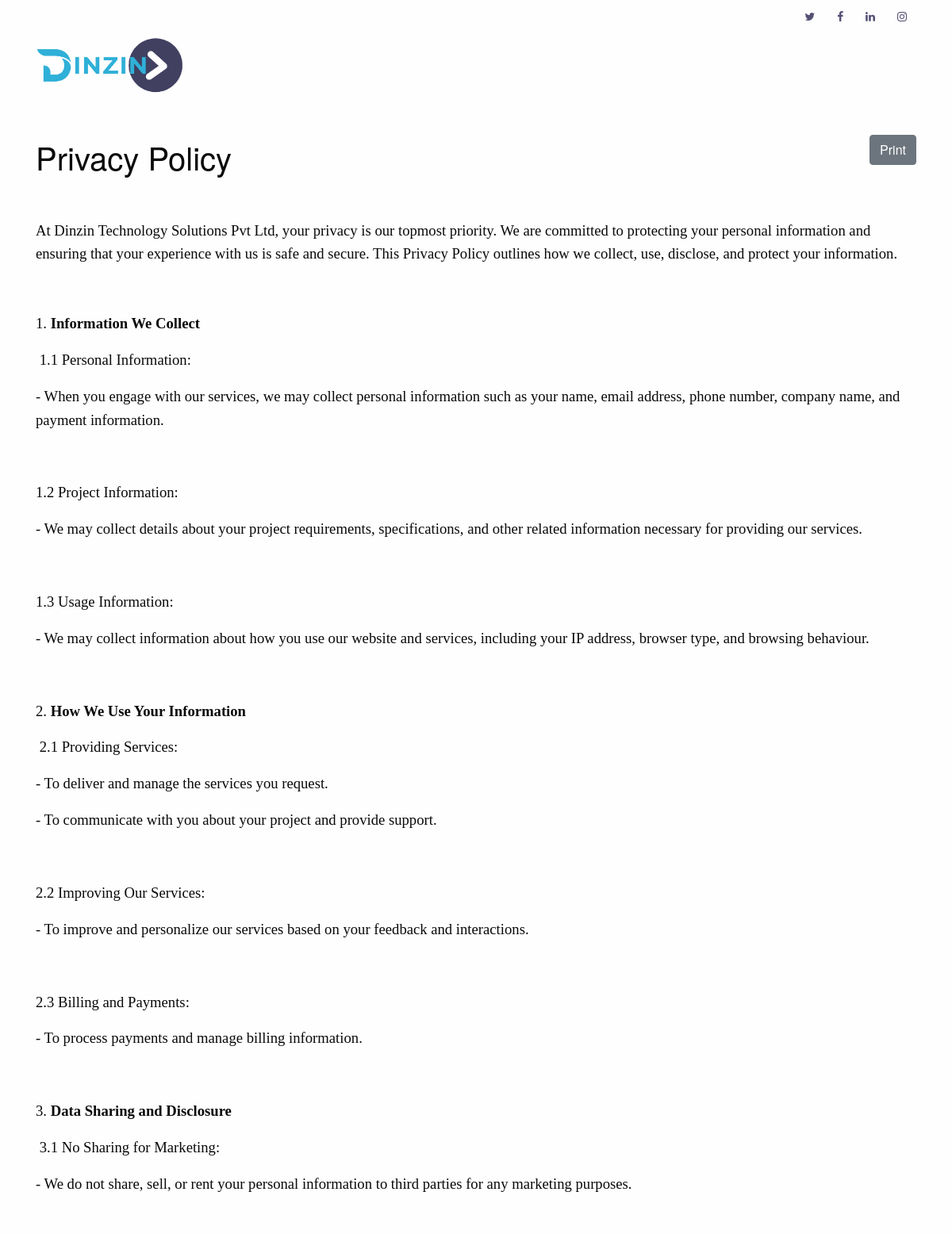
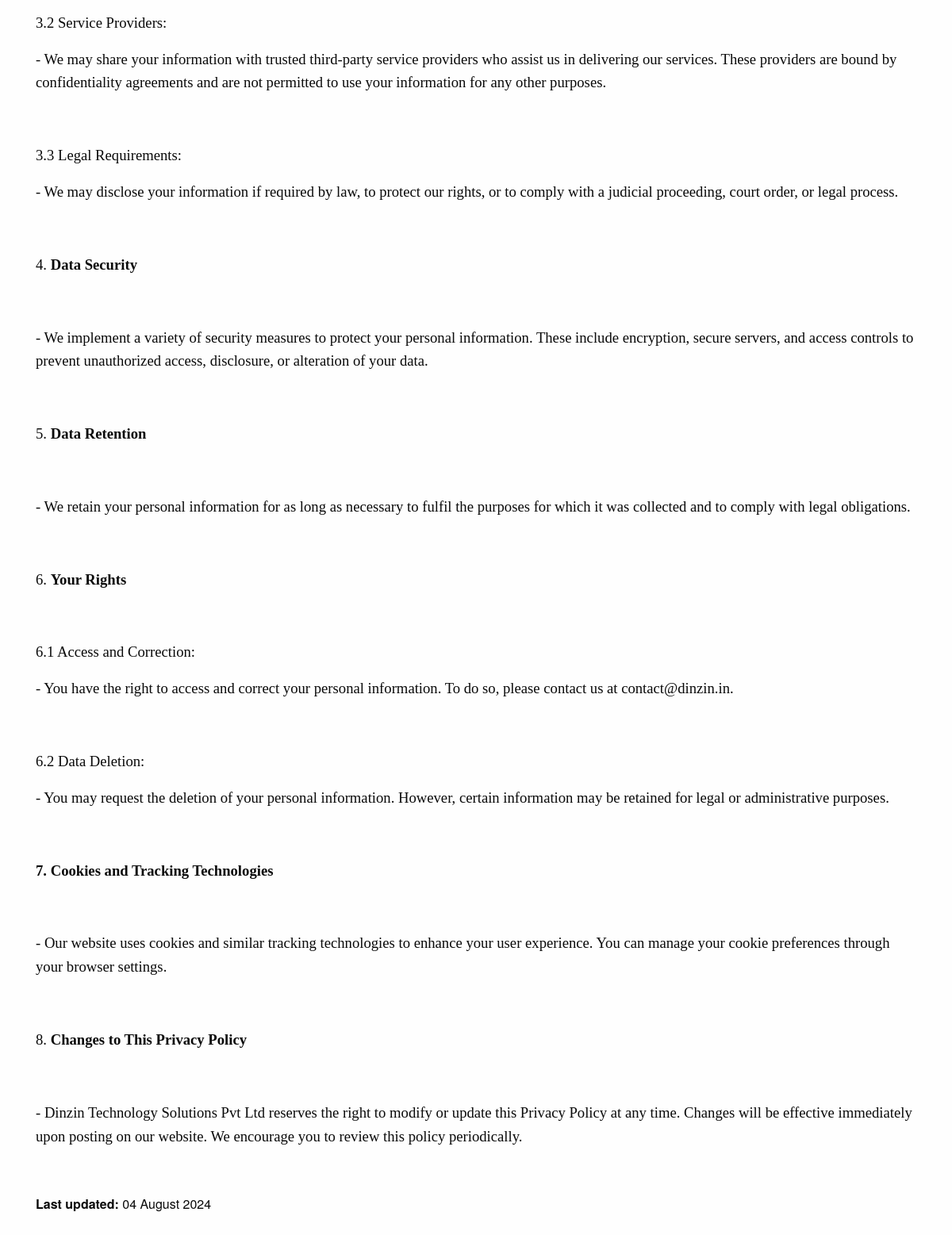
Page /legal/privacy-policy/index.php on the committed database (2 pictures, top to bottom).
### tables this page shows
CREATE TABLE `legal` (
  `id` int(11) NOT NULL,
  `title` varchar(255) NOT NULL,
  `content` text NOT NULL,
  `created` datetime NOT NULL DEFAULT current_timestamp(),
  `updated` datetime NOT NULL DEFAULT current_timestamp(),
  `publish` tinyint(4) NOT NULL DEFAULT 1
);

### server/autoload.php (called while the page is built, shortened)
<?php
spl_autoload_register(function ($class) {
    $file = __DIR__ .'/' . str_replace('\\', '/', $class) . '.php';
});
?>

### server/classes/Database.php (called while the page is built, shortened)
<?php
class Database
{
    private $pdo;
    public function __construct() {
        $path = $path = $_SERVER['DOCUMENT_ROOT'];
        $config = EnvParser::parse($path."/.env");
        try {
            $this->pdo = new PDO(
                "mysql:host={$config['DB_HOST']};dbname={$config['DB_DATABASE']}",
                $config['DB_USERNAME'],
                $config['DB_PASSWORD']
            );
            $this->pdo->setAttribute(PDO::ATTR_ERRMODE, PDO::ERRMODE_EXCEPTION);
        } catch (PDOException $e) {
            die("Error connecting to DB: " . $e->getMessage());
        }
    }
    public function getConnection() {
        return $this->pdo;
    }
}

### server/classes/EnvParser.php (called while the page is built, shortened)
<?php
class EnvParser
{
    public static function parse($file)
    {
        $content = file_get_contents($file);
        $lines = explode("\n", $content);
        $env = [];
        foreach ($lines as $line) {
            $line = trim($line);
            if (empty($line) || strpos($line, '#') === 0) {
                continue;
            }
            list($key, $value) = explode('=', $line, 2);
            $env[$key] = $value;
        }
        return $env;
    }
}
?>

### server/classes/Table.php (called while the page is built, shortened)
<?php
class Table
{
    private $pdo;
    private $logger;
    private $tableName;
    public function __construct($tableName) {
        $database = new Database();
        $this->pdo = $database->getConnection();
        $this->tableName = $tableName;
        $this->logger = new Logger('dev.log');
    }
    public function getTableName()
    {
        return $this->tableName;
    }
    public function selectByCustomQuery($sql)
    {
        try {
            $stmt = $this->pdo->query($sql);
            return $stmt->fetchAll(PDO::FETCH_ASSOC);
        } catch (PDOException $e) {
            $this->logger->logException($e);
            return false;
        }
    }
}

### legal/privacy-policy/index.php (the view, shortened to what this page needs)
<?php
require_once("../../server/autoload.php");
$legalDocTable = new \classes\Table(\classes\Table::LEGAL);
$text = 'privacy policy';
$legalDoc = $legalDocTable->selectByCustomQuery("SELECT * FROM {$legalDocTable->getTableName()} WHERE title like '%".$text."%'");
if($legalDoc) {
    $legalDoc = $legalDoc[0];
    $title = $legalDoc['title'];
}
?>
<!DOCTYPE html>
<html lang="en">
<head>
    <link href="../../lib/bootstrap/css/bootstrap.min.css" rel="stylesheet">
    <link href="../../lib/font-awesome/css/font-awesome.min.css" rel="stylesheet">
    <link href="../../lib/animate/animate.min.css" rel="stylesheet">
    <link href="../../lib/ionicons/css/ionicons.min.css" rel="stylesheet">
    <link href="../../lib/owlcarousel/assets/owl.carousel.min.css" rel="stylesheet">
    <link href="../../lib/lightbox/css/lightbox.min.css" rel="stylesheet">
    <link href="../../css/style.css" rel="stylesheet">
    <link rel="stylesheet" href="https://cdn.jsdelivr.net/npm/foundation-sites@6.8.1/dist/css/foundation.min.css">
</head>
<body>
    <header id="header1">
        <div id="topbar">
            <div class="container">
                <div class="social-links">
                <a href="#" class="twitter"><i class="fa fa-twitter"></i></a>
                <a href="#" class="facebook"><i class="fa fa-facebook"></i></a>
                <a href="#" class="linkedin"><i class="fa fa-linkedin"></i></a>
                <a href="#" class="instagram"><i class="fa fa-instagram"></i></a>
                </div>
            </div>
        </div>
        <div class="container">
            <div class="logo float-left">
                <h1 class="text-light">
                    <a href="https://dinzin.in">
                        <img src="../../img/logo.png" alt="logo" srcset="">
                    </a>
                </h1>
            </div>
        </div>
    </header>
    <br>
    <br>
    <main id="main">
        <section id="about">
            <div class="container">
                <div class="row">
                    <div class="col-lg-12 col-md-12">
                        <div class="row">
                            <div class="col-lg-8">
                                <h2><?=$title?></h2>
                            </div>
                            <div class="col-lg-4">
                                <button class="btn btn-secondary float-right print-btn" onclick="printDocument()">Print</button>
                            </div>
                        </div>
                        <div class="content">
                            <?=$legalDoc['content']?>
                        </div>
                        <div>
                            <p><b>Last updated:</b> <?php $date = new DateTime($legalDoc['updated']); echo date("d F Y", strtotime($date->format("Y-m-d")))?></p>
                        </div>
                    </div>
                </div>
            </div>
        </section>
    </main>
</body>
</html>

### css/style.css (style rules this page uses)
body { background: #fff; color: #444; font-family: "Open Sans", sans-serif; }
a { color: #1bb1dc; transition: 0.5s; }
p { padding: 0; margin: 0 0 30px 0; }
h1, h2, h3, h4, h5, h6 { font-family: "Montserrat", sans-serif; font-weight: 400; margin: 0 0 20px 0; padding: 0; }
#topbar { padding: 0 0 10px 0; font-size: 14px; transition: all 0.5s; }
#topbar .social-links { text-align: right; }
#topbar .social-links a { color: #535074; padding: 4px 12px; display: inline-block; line-height: 1px; }
#topbar .social-links a:first-child { border-left: 0; }
#about { padding: 80px 0; }
body { font-family: Arial, sans-serif; margin: 0; padding: 0; box-sizing: border-box; }

### legal/privacy-policy/index.php (style rules this page uses)
.logo img { padding: 0; margin: -20px 0; max-height: 74px; }
#header1 { margin-top: 10px; }

### rows in the picture
legal: title "Privacy Policy", content "At Dinzin Technology Solutions Pvt Ltd, your privacy is our topmost priority. We are committed to protecting your personal information and ensuring that your experience with us is safe and secure. This Privacy Policy outlines how we collect, use, disclose, and protect your information. 1. Information We Collect 1.1 Personal Information: - When you engage with our services, we may collect personal information such as your name, email address, phone number, company name, and payment information. 1.2 Project Information: - We may collect details about your project requirements, specifications, and other related information necessary for providing our services. 1.3 Usage Information: - We may…", updated "04 August 2024"
